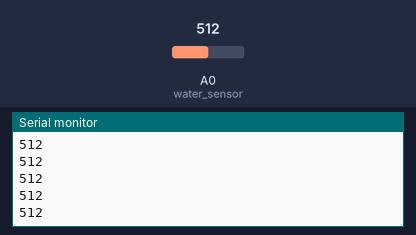
The sketch below on a simulated Arduino Uno, built with avr-gcc and run on an emulated ATmega328P. Shown: the last lines printed to the serial monitor. The inputs (shaded band) are chosen by the test bench; at power-on: A0 (water_sensor) = 512.

Above: at 1.2 s.
1.3 s: A0 (water_sensor) set to 716
At 1.31 s:
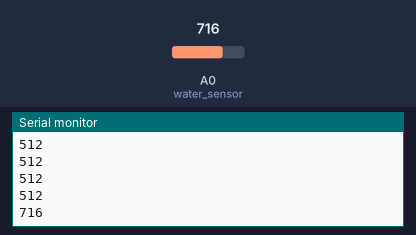
2.8 s: A0 (water_sensor) set to 900
At 2.81 s:
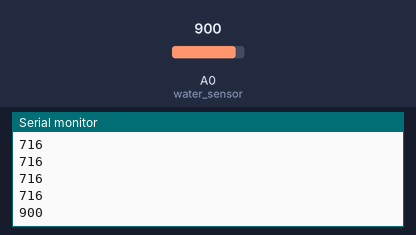
Timing chart, 0 to 5.8 s (numbered marks = the images above; inputs shaded):
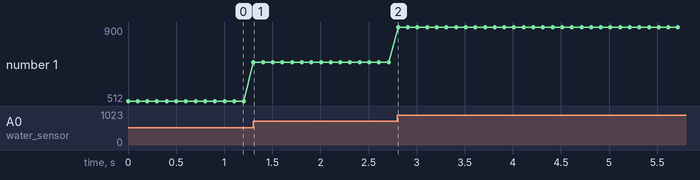

The sketch:

waterlevelsemsor.ino
```cpp
int water_sensor=0;
int val=0;
void setup()
{
  Serial.begin(9600);
}
void loop()
{
  val=analogRead(water_sensor);
  Serial.println(val);

  delay(100);
}
```

Measured:
- after the input at 1.3 s, the serial monitor: prints a new line at once (image 1)
- after the input at 2.8 s, the serial monitor: prints a new line at once (image 2)
- plotted number 1: 512 → 716 after the input at 1.3 s, 716 → 900 after the input at 2.8 s
